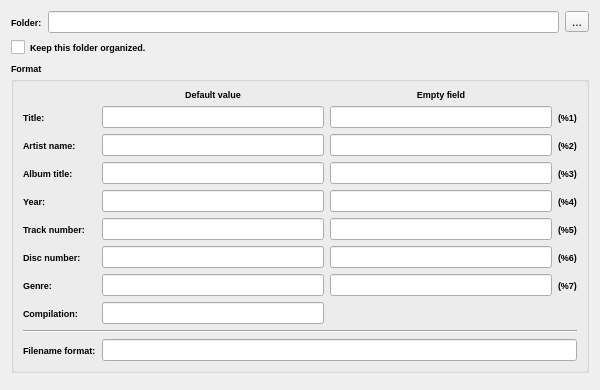
<?xml version="1.0" encoding="UTF-8"?>
<ui version="4.0">
 <class>DialogPreferencesFolder</class>
 <widget class="QDialog" name="DialogPreferencesFolder">
  <property name="windowModality">
   <enum>Qt::WindowModal</enum>
  </property>
  <property name="geometry">
   <rect>
    <x>0</x>
    <y>0</y>
    <width>600</width>
    <height>390</height>
   </rect>
  </property>
  <property name="minimumSize">
   <size>
    <width>500</width>
    <height>360</height>
   </size>
  </property>
  <property name="windowTitle">
   <string>Folder preferences</string>
  </property>
  <layout class="QGridLayout" name="gridLayout">
   <item row="0" column="0">
    <widget class="QLabel" name="lblFolder">
     <property name="font">
      <font>
       <pointsize>7</pointsize>
       <weight>75</weight>
       <bold>true</bold>
      </font>
     </property>
     <property name="text">
      <string>Folder:</string>
     </property>
     <property name="buddy">
      <cstring>editFolder</cstring>
     </property>
    </widget>
   </item>
   <item row="0" column="1">
    <widget class="QLineEdit" name="editFolder"/>
   </item>
   <item row="0" column="2">
    <widget class="QToolButton" name="btnChooseFolder">
     <property name="text">
      <string>...</string>
     </property>
    </widget>
   </item>
   <item row="1" column="0" colspan="3">
    <widget class="QCheckBox" name="keepOrganized">
     <property name="font">
      <font>
       <pointsize>7</pointsize>
       <weight>75</weight>
       <bold>true</bold>
      </font>
     </property>
     <property name="text">
      <string>Keep this folder organized.</string>
     </property>
    </widget>
   </item>
   <item row="2" column="0" colspan="3">
    <widget class="QGroupBox" name="groupFormat">
     <property name="font">
      <font>
       <pointsize>7</pointsize>
       <weight>75</weight>
       <bold>true</bold>
      </font>
     </property>
     <property name="title">
      <string>Format</string>
     </property>
     <layout class="QGridLayout" name="gridLayout_4">
      <item row="10" column="0">
       <widget class="QLabel" name="lblOrgFormat">
        <property name="font">
         <font>
          <pointsize>7</pointsize>
          <weight>75</weight>
          <bold>true</bold>
         </font>
        </property>
        <property name="text">
         <string>Filename format:</string>
        </property>
        <property name="buddy">
         <cstring>editOrgFormat</cstring>
        </property>
       </widget>
      </item>
      <item row="10" column="1" colspan="3">
       <widget class="QLineEdit" name="editOrgFormat">
        <property name="maxLength">
         <number>256</number>
        </property>
       </widget>
      </item>
      <item row="3" column="0">
       <widget class="QLabel" name="lblFormatAlbum">
        <property name="font">
         <font>
          <pointsize>7</pointsize>
          <weight>75</weight>
          <bold>true</bold>
         </font>
        </property>
        <property name="text">
         <string>Album title:</string>
        </property>
        <property name="buddy">
         <cstring>editOrgAlbumDefault</cstring>
        </property>
       </widget>
      </item>
      <item row="3" column="1">
       <widget class="QLineEdit" name="editOrgAlbumDefault">
        <property name="maxLength">
         <number>64</number>
        </property>
       </widget>
      </item>
      <item row="4" column="1">
       <widget class="QLineEdit" name="editOrgYearDefault">
        <property name="maxLength">
         <number>64</number>
        </property>
       </widget>
      </item>
      <item row="3" column="2">
       <widget class="QLineEdit" name="editOrgAlbumEmpty">
        <property name="maxLength">
         <number>64</number>
        </property>
       </widget>
      </item>
      <item row="5" column="2">
       <widget class="QLineEdit" name="editOrgTrackEmpty">
        <property name="maxLength">
         <number>64</number>
        </property>
       </widget>
      </item>
      <item row="5" column="0">
       <widget class="QLabel" name="lblFormatTrack">
        <property name="font">
         <font>
          <pointsize>7</pointsize>
          <weight>75</weight>
          <bold>true</bold>
         </font>
        </property>
        <property name="text">
         <string>Track number:</string>
        </property>
        <property name="buddy">
         <cstring>editOrgTrackDefault</cstring>
        </property>
       </widget>
      </item>
      <item row="4" column="0">
       <widget class="QLabel" name="lblFormatYear">
        <property name="font">
         <font>
          <pointsize>7</pointsize>
          <weight>75</weight>
          <bold>true</bold>
         </font>
        </property>
        <property name="text">
         <string>Year:</string>
        </property>
        <property name="buddy">
         <cstring>editOrgYearDefault</cstring>
        </property>
       </widget>
      </item>
      <item row="4" column="2">
       <widget class="QLineEdit" name="editOrgYearEmpty">
        <property name="maxLength">
         <number>64</number>
        </property>
       </widget>
      </item>
      <item row="6" column="0">
       <widget class="QLabel" name="lblFormatDisc">
        <property name="font">
         <font>
          <pointsize>7</pointsize>
          <weight>75</weight>
          <bold>true</bold>
         </font>
        </property>
        <property name="text">
         <string>Disc number:</string>
        </property>
        <property name="buddy">
         <cstring>editOrgDiscDefault</cstring>
        </property>
       </widget>
      </item>
      <item row="2" column="2">
       <widget class="QLineEdit" name="editOrgArtistEmpty">
        <property name="maxLength">
         <number>64</number>
        </property>
       </widget>
      </item>
      <item row="2" column="1">
       <widget class="QLineEdit" name="editOrgArtistDefault">
        <property name="maxLength">
         <number>64</number>
        </property>
       </widget>
      </item>
      <item row="1" column="0">
       <widget class="QLabel" name="lblFormatTitle">
        <property name="font">
         <font>
          <pointsize>7</pointsize>
          <weight>75</weight>
          <bold>true</bold>
         </font>
        </property>
        <property name="text">
         <string>Title:</string>
        </property>
        <property name="buddy">
         <cstring>editOrgTitleDefault</cstring>
        </property>
       </widget>
      </item>
      <item row="2" column="0">
       <widget class="QLabel" name="lblFormatArtist">
        <property name="font">
         <font>
          <pointsize>7</pointsize>
          <weight>75</weight>
          <bold>true</bold>
         </font>
        </property>
        <property name="text">
         <string>Artist name:</string>
        </property>
        <property name="buddy">
         <cstring>editOrgArtistDefault</cstring>
        </property>
       </widget>
      </item>
      <item row="0" column="1">
       <widget class="QLabel" name="lblFormatDefault">
        <property name="font">
         <font>
          <pointsize>7</pointsize>
          <weight>75</weight>
          <bold>true</bold>
         </font>
        </property>
        <property name="text">
         <string>Default value</string>
        </property>
        <property name="alignment">
         <set>Qt::AlignCenter</set>
        </property>
       </widget>
      </item>
      <item row="6" column="2">
       <widget class="QLineEdit" name="editOrgDiscEmpty">
        <property name="maxLength">
         <number>64</number>
        </property>
       </widget>
      </item>
      <item row="6" column="1">
       <widget class="QLineEdit" name="editOrgDiscDefault">
        <property name="maxLength">
         <number>64</number>
        </property>
       </widget>
      </item>
      <item row="5" column="1">
       <widget class="QLineEdit" name="editOrgTrackDefault">
        <property name="maxLength">
         <number>64</number>
        </property>
       </widget>
      </item>
      <item row="0" column="2">
       <widget class="QLabel" name="lblFormatEmpty">
        <property name="font">
         <font>
          <pointsize>7</pointsize>
          <weight>75</weight>
          <bold>true</bold>
         </font>
        </property>
        <property name="text">
         <string>Empty field</string>
        </property>
        <property name="alignment">
         <set>Qt::AlignCenter</set>
        </property>
       </widget>
      </item>
      <item row="1" column="1">
       <widget class="QLineEdit" name="editOrgTitleDefault">
        <property name="text">
         <string notr="true"/>
        </property>
        <property name="maxLength">
         <number>64</number>
        </property>
       </widget>
      </item>
      <item row="1" column="2">
       <widget class="QLineEdit" name="editOrgTitleEmpty">
        <property name="maxLength">
         <number>64</number>
        </property>
       </widget>
      </item>
      <item row="9" column="0" colspan="4">
       <widget class="Line" name="line">
        <property name="orientation">
         <enum>Qt::Horizontal</enum>
        </property>
       </widget>
      </item>
      <item row="1" column="3">
       <widget class="QLabel" name="lblOrgTitleNum">
        <property name="font">
         <font>
          <pointsize>7</pointsize>
          <weight>75</weight>
          <bold>true</bold>
         </font>
        </property>
        <property name="text">
         <string notr="true">(%1)</string>
        </property>
       </widget>
      </item>
      <item row="2" column="3">
       <widget class="QLabel" name="lblOrgArtistNum">
        <property name="font">
         <font>
          <pointsize>7</pointsize>
          <weight>75</weight>
          <bold>true</bold>
         </font>
        </property>
        <property name="text">
         <string notr="true">(%2)</string>
        </property>
       </widget>
      </item>
      <item row="3" column="3">
       <widget class="QLabel" name="lblOrgAlbumNum">
        <property name="font">
         <font>
          <pointsize>7</pointsize>
          <weight>75</weight>
          <bold>true</bold>
         </font>
        </property>
        <property name="text">
         <string notr="true">(%3)</string>
        </property>
       </widget>
      </item>
      <item row="4" column="3">
       <widget class="QLabel" name="lblOrgYearNum">
        <property name="font">
         <font>
          <pointsize>7</pointsize>
          <weight>75</weight>
          <bold>true</bold>
         </font>
        </property>
        <property name="text">
         <string notr="true">(%4)</string>
        </property>
       </widget>
      </item>
      <item row="5" column="3">
       <widget class="QLabel" name="lblOrgTrackNum">
        <property name="font">
         <font>
          <pointsize>7</pointsize>
          <weight>75</weight>
          <bold>true</bold>
         </font>
        </property>
        <property name="text">
         <string notr="true">(%5)</string>
        </property>
       </widget>
      </item>
      <item row="6" column="3">
       <widget class="QLabel" name="lblOrgDiscNum">
        <property name="font">
         <font>
          <pointsize>7</pointsize>
          <weight>75</weight>
          <bold>true</bold>
         </font>
        </property>
        <property name="text">
         <string notr="true">(%6)</string>
        </property>
       </widget>
      </item>
      <item row="7" column="0">
       <widget class="QLabel" name="lblFormatGenre">
        <property name="font">
         <font>
          <pointsize>7</pointsize>
          <weight>75</weight>
          <bold>true</bold>
         </font>
        </property>
        <property name="text">
         <string>Genre:</string>
        </property>
        <property name="buddy">
         <cstring>editOrgGenreDefault</cstring>
        </property>
       </widget>
      </item>
      <item row="7" column="1">
       <widget class="QLineEdit" name="editOrgGenreDefault"/>
      </item>
      <item row="7" column="2">
       <widget class="QLineEdit" name="editOrgGenreEmpty"/>
      </item>
      <item row="7" column="3">
       <widget class="QLabel" name="lblOrgGenreNum">
        <property name="font">
         <font>
          <pointsize>7</pointsize>
          <weight>75</weight>
          <bold>true</bold>
         </font>
        </property>
        <property name="text">
         <string notr="true">(%7)</string>
        </property>
       </widget>
      </item>
      <item row="8" column="0">
       <widget class="QLabel" name="lblFormatCompilation">
        <property name="font">
         <font>
          <pointsize>7</pointsize>
          <weight>75</weight>
          <bold>true</bold>
         </font>
        </property>
        <property name="text">
         <string>Compilation:</string>
        </property>
        <property name="buddy">
         <cstring>editOrgCompilation</cstring>
        </property>
       </widget>
      </item>
      <item row="8" column="1">
       <widget class="QLineEdit" name="editOrgCompilation"/>
      </item>
     </layout>
    </widget>
   </item>
   <item row="3" column="0" colspan="3">
    <widget class="QDialogButtonBox" name="buttonBox"/>
   </item>
  </layout>
 </widget>
 <tabstops>
  <tabstop>editFolder</tabstop>
  <tabstop>btnChooseFolder</tabstop>
  <tabstop>keepOrganized</tabstop>
  <tabstop>editOrgTitleDefault</tabstop>
  <tabstop>editOrgTitleEmpty</tabstop>
  <tabstop>editOrgArtistDefault</tabstop>
  <tabstop>editOrgArtistEmpty</tabstop>
  <tabstop>editOrgAlbumDefault</tabstop>
  <tabstop>editOrgAlbumEmpty</tabstop>
  <tabstop>editOrgYearDefault</tabstop>
  <tabstop>editOrgYearEmpty</tabstop>
  <tabstop>editOrgTrackDefault</tabstop>
  <tabstop>editOrgTrackEmpty</tabstop>
  <tabstop>editOrgDiscDefault</tabstop>
  <tabstop>editOrgDiscEmpty</tabstop>
  <tabstop>editOrgGenreDefault</tabstop>
  <tabstop>editOrgGenreEmpty</tabstop>
  <tabstop>editOrgCompilation</tabstop>
  <tabstop>editOrgFormat</tabstop>
  <tabstop>buttonBox</tabstop>
 </tabstops>
 <resources/>
 <connections/>
</ui>
